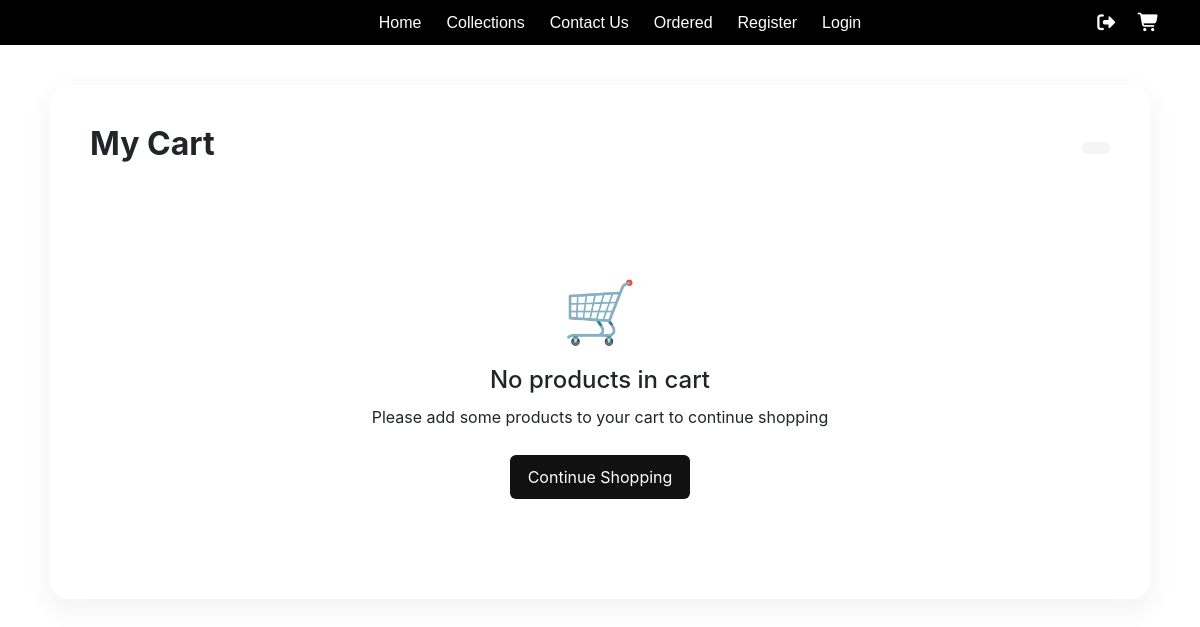
The page /viewcart/ (signed in) on the database as committed earlier.
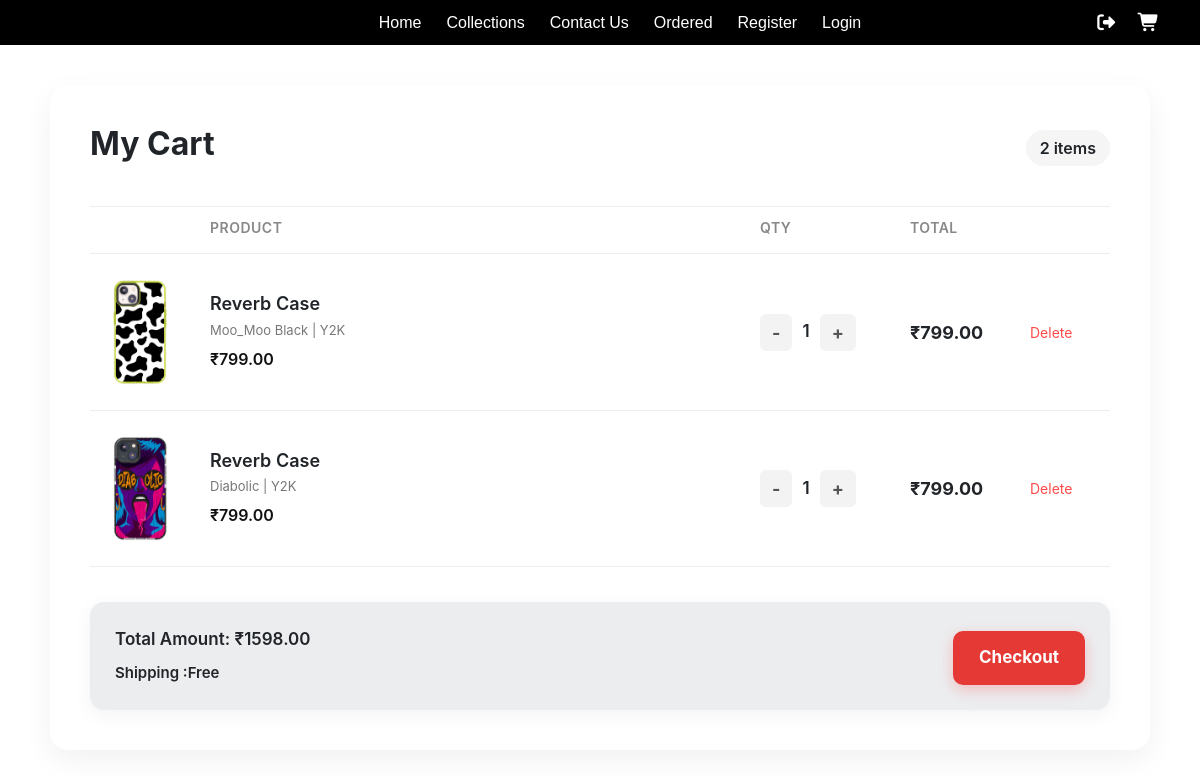
The same page on the database as committed later.
### app1/models.py (models this page shows, shortened)
class Cart(models.Model):
    user=models.ForeignKey(User,on_delete=models.CASCADE)
    product=models.ForeignKey(Product,on_delete=models.CASCADE)
    quantity=models.IntegerField(default=1)
    cover=models.ImageField(null=True,blank=True)

class Product(models.Model):
    name=models.CharField(max_length=100)
    model=models.CharField(max_length=100)
    category=models.CharField(max_length=100)
    price=models.DecimalField(max_digits=6,decimal_places=2)
    cover=models.ImageField(upload_to='covers/',blank=True,null=True)

### app1/views.py (the view)
# urls.py: path('viewcart/',views.view_cart,name='viewcart'),
@login_required
def view_cart(request):
    orders = Cart.objects.filter(user=request.user) # Convert to list
    for order in orders:
        order.item_total = order.product.price * order.quantity
    grand_total = sum(order.item_total for order in orders)
    return render(request,'view_cart.html',{'case':orders, 'grand_total': grand_total})

### app1/templates/view_cart.html (shortened to what this page needs)
{% extends 'nav.html' %}
{% load static %}
{% block extra_css %}
<link rel="stylesheet" href="{% static 'cart.css'%}?v={{time}}">
<link rel="stylesheet" href="https://cdnjs.cloudflare.com/ajax/libs/font-awesome/7.0.1/css/all.min.css">
{% endblock %}
{% block content %}
    <div class="cart-container">
        <div class="cart-header">
            <h1>My Cart</h1>
            <div class="cart-items-count">
                {% if case|length > 0 %}{{ case|length }} item{{ case|length|pluralize }}{% endif %}
            </div>
        </div>
        {% if case %}
        <div class="cart-items">
            <div class="cart-header-row">
    <span></span>
    <span>Product</span>
    <span>Qty</span>
    <span>Total</span>
    <span></span>
</div>
            {% for i in case %}
            <div class="cart-item">
                <div class="item-image">
                    {% if i.product.cover %}
                        <img src="{{i.product.cover.url}}" alt="{{i.product.name}}" width="100">
                    {% endif %}
                </div>
                <div class="item-details">
                    <h3>{{i.product.name}}</h3>
                    <p>{{i.product.model}} | {{i.product.category}}</p>
                    <div class="price">₹{{i.product.price|floatformat:2}}</div>
                </div>
                <div class="quantity-section">
                    <div class="qty-controls">
                        <a href="{% url 'decrease_qty' i.id %}" class="qty-btn">-</a>
                        <span class="qty">{{i.quantity}}</span>
                        <a href="{% url 'increase_qty' i.id %}" class="qty-btn">+</a>
                    </div>
                </div>
                <div class="item-total">
                    ₹{{ i.item_total|floatformat:2 }}
                </div>
                <div class="item-action">
                    <a href="{% url 'deletecart' i.id %}" class="delete-btn">Delete</a>
                </div>
            </div>
            {% endfor %}
        </div>
        <div class="checkout-section">
            <div class="total-section">
                <div class="total-row">
                    <span>Total Amount:</span>
                    <span class="total-price">₹{{ grand_total|floatformat:2 }}</span>
                </div>
                <div class="free-shipping">
        <span>Shipping :Free</span>
    </div>
            </div>
            <a href="{% url 'purchase' %}" class="checkout-btn">Checkout</a>
        </div>
        {% else %}
        <div class="empty-cart">
            <div class="empty-icon">🛒</div>
            <h2>No products in cart</h2>
            <p>Please add some products to your cart to continue shopping</p>
            <a href="{% url 'product' %}" class="continue-shopping">Continue Shopping</a>
        </div>
        {% endif %}
    </div>
{% endblock %}

Rows that differ between the two databases and show on the page:
added Cart: product.cover (picture), product.name "Reverb Case", product.model "Moo_Moo Black", product.category "Y2K", product.price "799.00", quantity "1", item_total "799.00"
added Cart: product.cover (picture), product.name "Reverb Case", product.model "Diabolic", product.category "Y2K", product.price "799.00", quantity "1", item_total "799.00"
Other text that changed with them:
{{ case|length }}: (not shown) → "2"
{{ grand_total|floatformat:2 }}: (not shown) → "1598.00"
text no longer shown: "🛒 No products in cart Please add some products to your cart to continue shopping Continue Shopping"
text now shown: "item PRODUCT QTY TOTAL Total Amount: ₹ Shipping :Free Checkout"
